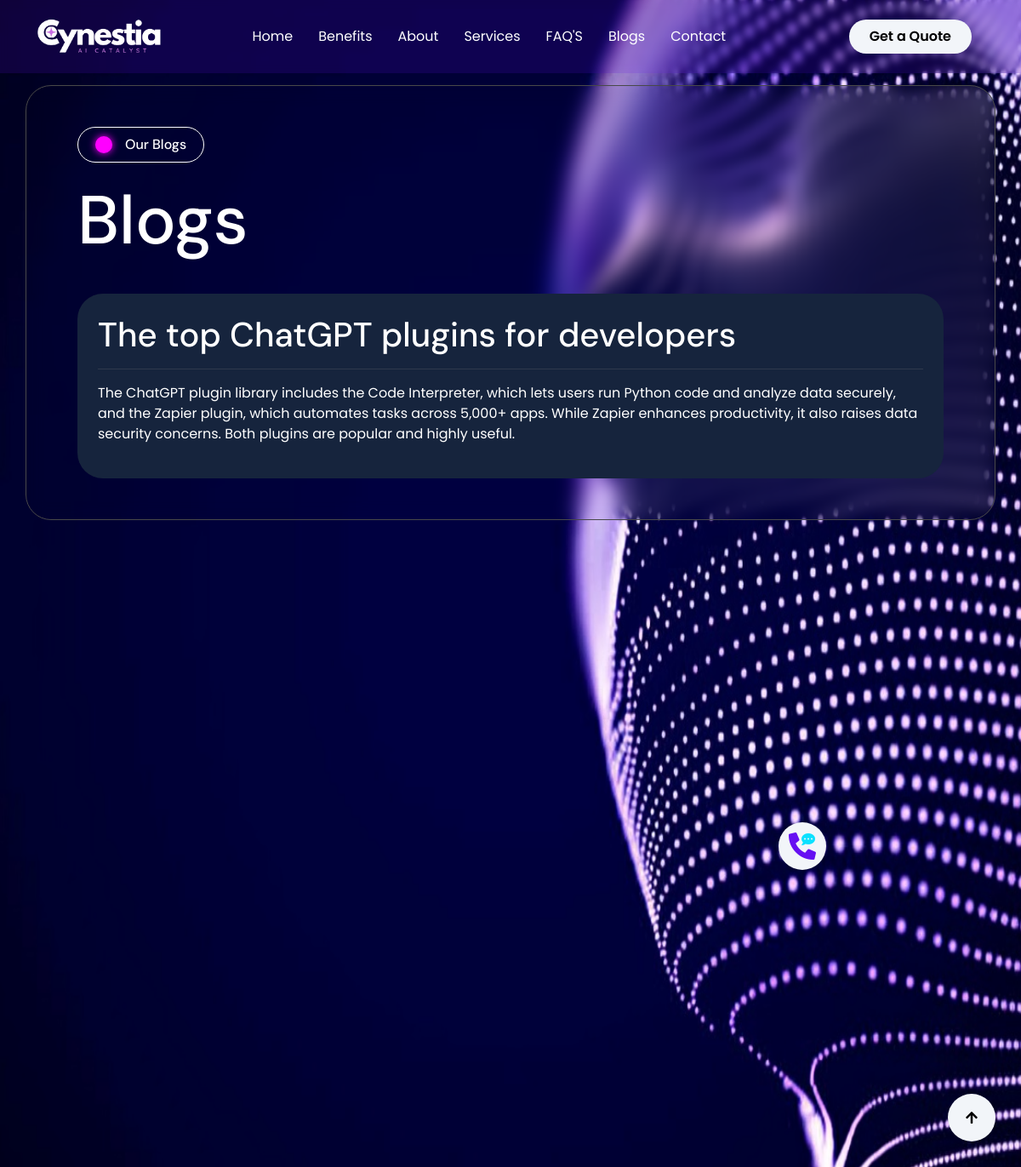
Screenshot of /blogs with the database file from the repository.
### cynestia_site/models.py (models this page shows, shortened)
class BlogDetail(models.Model):
    bid = models.UUIDField(default=uuid.uuid4, unique=True)
    by = models.CharField(blank=False,max_length=50,null=False)
    uploaded_at = models.DateTimeField(auto_now_add=True)
    description = models.TextField(null=False)
    slug = models.CharField(
        blank=False,
        max_length=200,
        unique=True,
        primary_key=True,
        null=False
    )
    title = models.CharField(
        blank=False,
        max_length=200,
        unique=False,
        primary_key=False
    )
    data = models.TextField(blank=False)
    views = models.IntegerField()

### cynestia_site/views.py (the view)
# urls.py: path("blogs", BlogsGrid.as_view()),
class BlogsGrid(View):
    def get(self, request):
        all_blogs = BlogDetail.objects.all()
        return render(
            request,
            "blog.html",
            context={
                "blogs": all_blogs
            }
        )

### templates/blog.html (shortened to what this page needs)
{% load static %}
<!DOCTYPE html>
<html lang="en">
    <head>
        <link rel="stylesheet" href="https://use.fontawesome.com/releases/v5.15.4/css/all.css"/>
        <link href="https://cdn.jsdelivr.net/npm/bootstrap-icons@1.4.1/font/bootstrap-icons.css" rel="stylesheet">
        <link rel="stylesheet" href="https://cdn.jsdelivr.net/npm/notyf@3/notyf.min.css">
        <link rel="stylesheet" href="{% static '/lib/animate/animate.min.css' %}"/>
        <link href="{% static '/lib/lightbox/css/lightbox.min.css' %}" rel="stylesheet">
        <link href="{% static '/lib/owlcarousel/assets/owl.carousel.min.css' %}" rel="stylesheet">
        <link href="{% static '/css/bootstrap.min.css' %}" rel="stylesheet">
        <link href="{% static '/css/style.css' %}" rel="stylesheet">
    </head>
    <body style="box-sizing: border-box;" class="bg-photo">
        <div style="position: fixed; width: 100%; height: 100%;">
            <img src="{% static '/img/AI-back.png' %}" class="body-img"/>
        </div>
        <div class="nav-bar absolute-top">
            <div class="container">
                <nav class="navbar navbar-expand-lg navbar-light">
                    <a href="/" class="navbar-brand p-0">
                        <img src="{% static '/img/CYNESTIAS.png' %}"/>
                    </a>
                    <div class="collapse navbar-collapse" id="navbarCollapse">
                        <div class="navbar-nav mx-0 mx-lg-auto">
                            <a href="/#home" class="nav-item nav-link">Home</a>
                            <a href="/#benefits" class="nav-item nav-link">Benefits</a>
                            <a href="/#about" class="nav-item nav-link">About</a>
                            <a href="/#service" class="nav-item nav-link">Services</a>
                            <a href="/#FAQS" class="nav-item nav-link">FAQ'S</a>
                            <a href="/blogs" class="nav-item nav-link">Blogs</a>
                            <a href="/contact" class="nav-item nav-link">Contact</a>
                        </div>
                    </div>
                    <div class="d-none d-xl-flex flex-shrink-0 ps-4">
                        <div class="nav-btn px-3">
                            <a href="/contact" class="poppins-bold btn-light rounded-pill py-2 px-4 ms-3 flex-shrink-0"> Get a Quote</a>
                        </div>
                    </div>
                </nav>
            </div>
        </div>
        <div class="container-fluid contact" style="padding-top: 100px; padding-bottom: 50px;">
            <div class="container py-5 back-drop-all-padding feature spacer aesthetic-border">
                <div class="animated wow fadeInUp" data-wow-delay="0.2s" style="max-width: 900px;">
                    <div class="hero-head">
                        <div class="hero-head-deco"></div>
                        <h4 class="text-white mb-0">Our Blogs</h4>
                    </div>
                    <h1 class="mb-2 feature-hero-line text-white">Blogs</h1>
                </div>
                <div style="display: flex; gap: 20px; flex-direction: column;">
                    {% for a_blog in blogs %}
                    <div class="p-4 back-drop-all-padding feature blog-door" onclick="location.href='blogs/{{ a_blog.slug }}'">
                        <h1 class="blog-grid-title text-white">{{ a_blog.title }}</h1>
                        {% load markdownify %}
                        {{'---'|markdownify|safe}}
                        <p class="blog-grid-desc text-white mt-1 poppins-default">{{ a_blog.description }}</p>
                    </div>
                    {% endfor %}
                </div>
            </div>
        </div>
        <div class="container-fluid footer animated py-5 wow fadeIn" data-wow-delay="0.2s">
            <div class="container py-5">
                <div class="row g-5">
                    <div class="col-xl-9">
                        <div class="mb-5">
                            <div class="row g-4">
                                <div class="col-md-6 col-lg-6 col-xl-5">
                                    <div class="footer-item">
                                        <a href="/" class="p-0">
                                        </a>
                                        <div class="footer-btn d-flex mt-4">
                                            <a class="btn btn-md-square rounded-circle me-3" href="#"></a>
                                            <a class="btn btn-md-square rounded-circle me-3" href="#"></a>
                                            <a class="btn btn-md-square rounded-circle me-3" href="#"></a>
                                            <a class="btn btn-md-square rounded-circle me-0" href="#"></a>
                                        </div>
                                    </div>
                                </div>
                                <div class="col-md-6 col-lg-6 col-xl-3">
                                    <div class="footer-item">
                                        <h4 class="text-white mb-4">Useful Links</h4>
                                        <a href="/#about"> About Us</a>
                                        <a href="/#benefits"> Benefits</a>
                                        <a href="/#services"> Services</a>
                                        <a href="/#FAQS"> FAQ's</a>
                                        <a href="/blogs"> Blogs</a>
                                        <a href="/contact"> Contact</a>
                                    </div>
                                </div>
                            </div>
                        </div>
                        <div class="pt-5" style="border-top: 1px solid rgba(255, 255, 255, 0.08);">
                            <div class="row g-0">
                                <div class="col-12">
                                    <div class="row g-4">
                                        <div class="col-lg-6 col-xl-4">
                                            <div class="d-flex">
                                                <div class="btn-xl-square bg-indigo text-white rounded p-4 me-4">
                                                </div>
                                                <div>
                                                    <h4 class="text-white">Address</h4>
                                                    <p class="mb-0">Whitefield, Bengaluru, Karnataka 560066</p>
                                                </div>
                                            </div>
                                        </div>
                                        <div class="col-lg-6 col-xl-4">
                                            <div class="d-flex">
                                                <div class="btn-xl-square bg-indigo text-white rounded p-4 me-4">
                                                </div>
                                                <div>
                                                    <h4 class="text-white">Mail Us</h4>
                                                    <p class="mb-0">tanishq@cynestia.com</p>
                                                </div>
                                            </div>
                                        </div>
                                        <div class="col-lg-6 col-xl-4">
                                            <div class="d-flex">
                                                <div class="btn-xl-square bg-indigo text-white rounded p-4 me-4">
                                                </div>
                                                <div>
                                                    <h4 class="text-white">Telephone</h4>
                                                    <p class="mb-0">(+91) 93432 01630</p>
                                                </div>
                                            </div>
                                        </div>
                                    </div>
                                </div>
                            </div>
                        </div>
                    </div>
                    <div class="col-xl-3">
                        <div class="footer-item">
                            <h4 class="text-white mb-4">By Tanishq Prajapati</h4>
                            <p class="text-white mb-3 poppins-default">Call us or send us a message anf if you prefer meeting for the consultation then book a meeting.</p>
                            <div class="d-flex flex-shrink-0">
                                <div class="footer-btn">
                                    <a href="#" class="animated btn btn-lg-square rounded-circle position-relative wow tada" data-wow-delay=".9s">
                                        <i class="fa fa-phone-alt fa-2x"></i>
                                        <div class="position-absolute" style="top: 2px; right: 12px;">
                                            <span><i class="fa fa-comment-dots text-secondary"></i></span>
                                        </div>
                                    </a>
                                </div>
                                <div class="d-flex flex-column ms-3 flex-shrink-0">
                                    <span>Call to Our Experts</span>
                                    <a href="tel:+91 93432 01630"><span class="text-white">Free: +91 93432 01630</span></a>
                                </div>
                            </div>
                        </div>
                    </div>
                </div>
            </div>
        </div>
        <div class="container-fluid copyright py-4 wow fadeIn animated">
            <div class="container">
                <div class="row g-4 align-items-center">
                    <div class="col-md-6 text-center text-md-end mb-md-0">
                        <span class="text-body"><a href="/" class="border-bottom text-white">Cynestia Tek</a>, All right reserved.</span>
                    </div>
                    <div class="col-md-6 text-center text-md-start text-body">
                        Designed By <a class="border-bottom text-white" href="https://htmlcodex.com">HTML Codex</a> Distributed By <a class="border-bottom text-white" href="https://themewagon.com">ThemeWagon</a>
                    </div>
                </div>
            </div>
        </div>
        <a href="#" class="btn btn-light btn-lg-square rounded-circle back-to-top"><i class="fa fa-arrow-up"></i></a>
    </body>
</html>

### static/css/style.css (style rules this page uses)
.body-img { width: 100%; height: 100%; transform: scale(1.1); }
html { box-sizing: border-box; }
.back-to-top { position: fixed; right: 30px; bottom: 30px; transition: 0.5s; z-index: 99; }
.btn { font-weight: 600; transition: .5s; }
.btn-md-square { width: 44px; height: 44px; }
.btn-lg-square { width: 56px; height: 56px; }
.btn-xl-square { width: 66px; height: 66px; }
.btn-square, .btn-sm-square, .btn-md-square, .btn-lg-square, .btn-xl-square { padding: 0; display: flex; align-items: center; justify-content: center; font-weight: normal; }
.btn.btn-light { color: black; border: none; }
.nav-bar { box-sizing: border-box; transition: 1s; width: 100%; background-color: rgba(102, 16, 242, 0.15); backdrop-filter: blur(5px); }
.navbar-light .navbar-brand img { max-height: 60px; transition: .5s; }
.nav-bar .navbar-light .navbar-brand img { width: 150px; }
.poppins-default { font-family: 'Poppins',sans-serif; }
.poppins-bold { font-family: 'Poppins',sans-serif; font-weight: 600; }
.navbar .navbar-nav .nav-item { display: flex; align-items: center; padding: 15px; color: white; font-family: 'Poppins',sans-serif; transition: all 0.5s ease-out; background-position: right; height: 20px; }
@media (min-width: 992px) { .navbar { padding: 20px 0; } }
@media (min-width: 992px) { .navbar .nav-btn { display: flex; align-items: center; justify-content: end; } }
@media (min-width: 992px) { .navbar .navbar-nav { width: fit-content; display: flex; justify-content: center; align-items: center; padding-inline: 20px; border-radius: 30px; } }
.bg-photo { width: 100%; box-sizing: border-box; }
.blog-door { cursor: pointer; background-color: var(--bs-dark); transition-duration: .3s; }
.footer { background: var(--bs-dark); }
.footer .footer-item { display: flex; flex-direction: column; }
.footer .footer-item a { line-height: 35px; color: var(--bs-body); transition: 0.5s; }
.footer .footer-item p { line-height: 35px; }
.footer .footer-item .footer-btn a, .footer .footer-item .footer-btn a i { transition: 0.5s; }
.footer .footer-item .footer-btn a { background: var(--bs-light); color: var(--bs-indigo); }
.copyright { background: var(--bs-dark); border-top: 1px solid rgba(255, 255, 255, .08); }
.hero-head { border: 1.4px solid white; border-radius: 30px; padding: 10px; display: flex; padding-inline: 20px; width: fit-content; margin-bottom: 20px; gap: 15px; }
.hero-head h4 { font-size: 16px; }
.hero-head-deco { width: 20px; height: 20px; background-color: rgb(255, 0, 255); border-radius: 100%; box-shadow: 0px 0px 10px 0px rgb(255, 0, 255); }
.back-drop-all-padding { padding: 60px; backdrop-filter: blur(10px); border-radius: 30px; }
.feature-hero-line { font-size: 80px; }
.aesthetic-border { border: 1.8px solid rgb(73, 73, 73); }
.spacer { display: flex; flex-direction: column; gap: 30px; }
.blog-grid-desc { font-size: 1rem; }

### rows the page displays
BlogDetail: title "The top ChatGPT plugins for developers", description "The ChatGPT plugin library includes the Code Interpreter, which lets users run Python code and analyze data securely, and the Zapier plugin, which automates tasks across 5,000+ apps. While Zapier enhances productivity, it also raises data security concerns. Both plugins are popular and highly useful."
